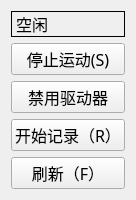
  <widget class="QWidget" name="layoutWidget">
   <property name="geometry">
    <rect>
     <x>1200</x>
     <y>120</y>
     <width>133</width>
     <height>165</height>
    </rect>
   </property>
   <layout class="QVBoxLayout" name="verticalLayout_8">
    <item>
     <widget class="QLabel" name="label">
      <property name="font">
       <font>
        <family>微软雅黑 Light</family>
        <pointsize>12</pointsize>
       </font>
      </property>
      <property name="styleSheet">
       <string notr="true"/>
      </property>
      <property name="frameShape">
       <enum>QFrame::Box</enum>
      </property>
      <property name="text">
       <string>空闲</string>
      </property>
     </widget>
    </item>
    <item>
     <widget class="QPushButton" name="stop_btn">
      <property name="font">
       <font>
        <family>微软雅黑 Light</family>
        <pointsize>12</pointsize>
       </font>
      </property>
      <property name="autoFillBackground">
       <bool>false</bool>
      </property>
      <property name="styleSheet">
       <string notr="true"/>
      </property>
      <property name="text">
       <string>停止运动(S)</string>
      </property>
      <property name="flat">
       <bool>false</bool>
      </property>
     </widget>
    </item>
    <item>
     <widget class="QPushButton" name="pushButton_2">
      <property name="font">
       <font>
        <family>微软雅黑 Light</family>
        <pointsize>12</pointsize>
       </font>
      </property>
      <property name="styleSheet">
       <string notr="true"/>
      </property>
      <property name="text">
       <string>禁用驱动器</string>
      </property>
     </widget>
    </item>
    <item>
     <widget class="QPushButton" name="start_btn">
      <property name="font">
       <font>
        <family>微软雅黑 Light</family>
        <pointsize>12</pointsize>
       </font>
      </property>
      <property name="styleSheet">
       <string notr="true"/>
      </property>
      <property name="text">
       <string>开始记录（R）</string>
      </property>
     </widget>
    </item>
    <item>
     <widget class="QPushButton" name="pushButton_4">
      <property name="font">
       <font>
        <family>微软雅黑 Light</family>
        <pointsize>12</pointsize>
       </font>
      </property>
      <property name="styleSheet">
       <string notr="true"/>
      </property>
      <property name="text">
       <string>刷新（F）</string>
      </property>
     </widget>
    </item>
   </layout>
  </widget>
